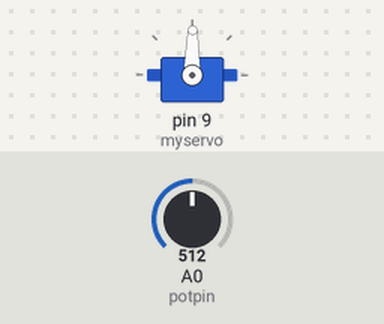
This sketch was run on a simulated Arduino Uno, built with avr-gcc and run on an emulated ATmega328P. On the bench: servo. The inputs (shaded band) are chosen by the test bench; at power-on: A0 (potpin) = 512.

Above: at 1.2 s.
1.3 s: A0 (potpin) set to 716
At 1.6 s:
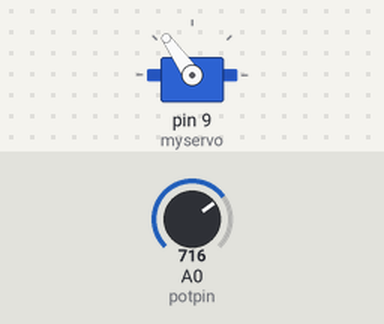
2.8 s: A0 (potpin) set to 900
At 4.0 s:
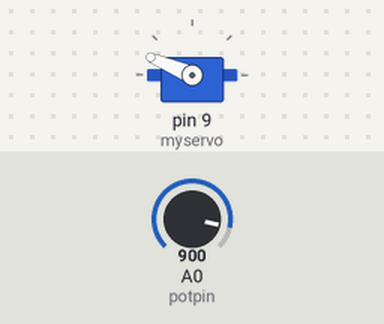
4.3 s: A0 (potpin) set to 1023
At 5.1 s:
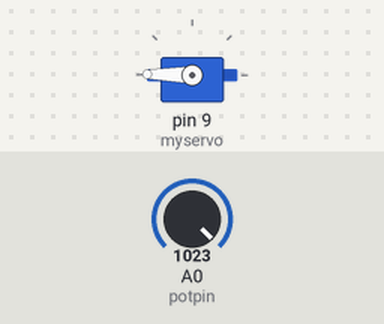
5.8 s: A0 (potpin) set to 306
At 6.3 s:
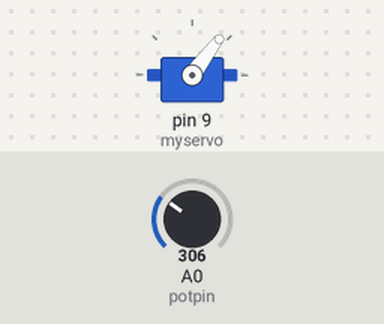
7.3 s: A0 (potpin) set to 122
At 8.5 s:
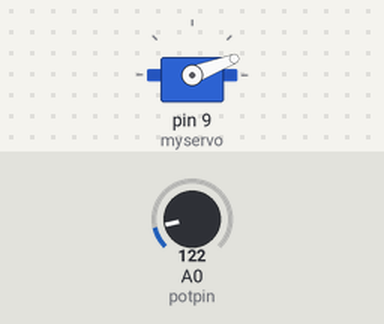
8.8 s: A0 (potpin) set to 511
At 9.6 s:
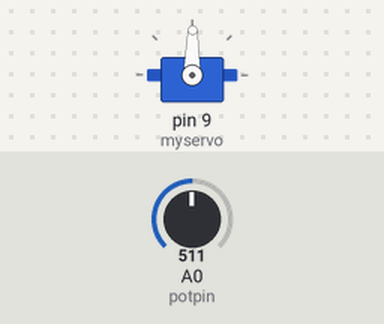
Timing chart, 0 to 11.3 s (numbered marks = the images above; inputs shaded):
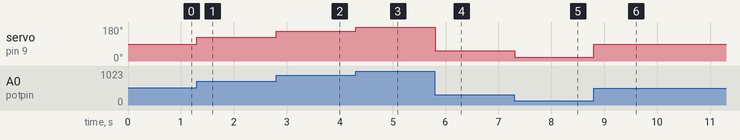

Measured:
- after the input at 1.3 s, servo on pin 9 (myservo): 89° → 125° at once
- after the input at 2.8 s, servo on pin 9 (myservo): 125° → 157° at once
- after the input at 4.3 s, servo on pin 9 (myservo): 157° → 179° at once
- after the input at 5.8 s, servo on pin 9 (myservo): 179° → 53° at once
- after the input at 7.3 s, servo on pin 9 (myservo): 53° → 21° at once
- after the input at 8.8 s, servo on pin 9 (myservo): 21° → 89° at once

The sketch:

SERVO_CON_POT.ino
```cpp
#include <Servo.h>
Servo myservo; //Crea el objeto servo
int potpin=0;  //Pin analogico para conectar potenciometro
int val;       //Variable para leer el valor del pin analogico

void setup(){
  myservo.attach(9);} //Asocia el pin 9 con el objeto servo

void loop(){
  val = analogRead(potpin);    //Lee el valor del potenciometro (entre 0 y 1023)
  val = map(val,0,1023,0,179); //Escala el valor para usarlo con el servo (valor entre 0 y 180)
  myservo.write(val);          //Fija la posición del servo de acuerdo al valor escalado
  delay(5);}                  //Espera a que el servo se posicione
```
